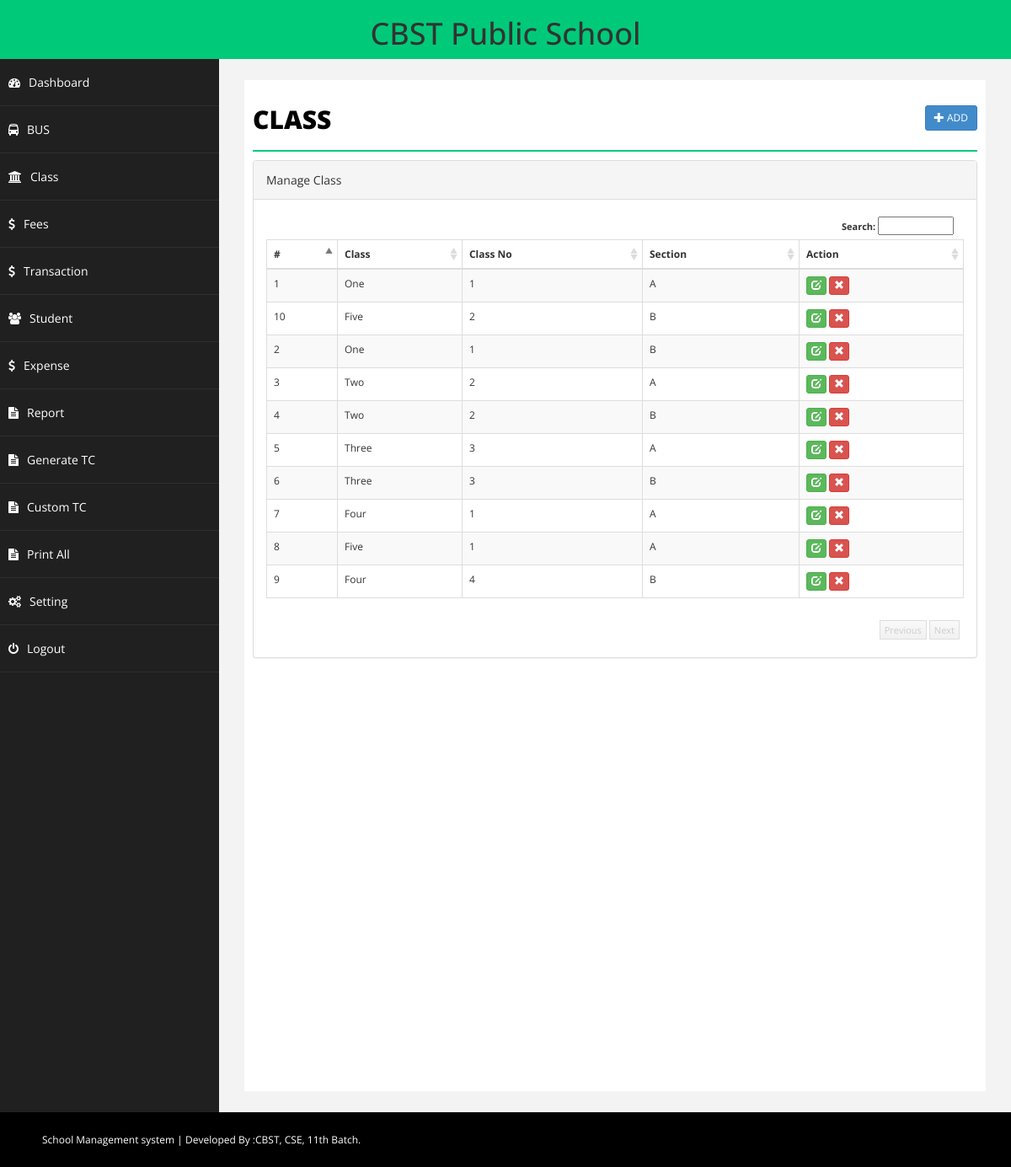
/branch.php (signed in), run on the app's committed database.
### tables this page shows
CREATE TABLE `branch` (
  `id` int(11) NOT NULL,
  `branch` varchar(20) NOT NULL,
  `address` int(5) NOT NULL,
  `detail` varchar(10) NOT NULL,
  `delete_status` enum('0','1') NOT NULL,
  `creation_date` timestamp NOT NULL DEFAULT CURRENT_TIMESTAMP,
  `updating_date` timestamp NOT NULL DEFAULT '0000-00-00 00:00:00' ON UPDATE CURRENT_TIMESTAMP
);

### branch.php (the view, shortened to what this page needs)
<?php
include("php/dbconnect.php");
$branch = '';
$address = '';
$detail = '';
$id = '';
$action = "add";
?>
<!DOCTYPE html>
<html xmlns="http://www.w3.org/1999/xhtml">
<head>
	<link href="css/bootstrap.css" rel="stylesheet" />
	<link href="css/font-awesome.css" rel="stylesheet" />
	<link href="css/basic.css" rel="stylesheet" />
	<link href="css/custom.css" rel="stylesheet" />
</head>
<?php
include("php/header.php");
?>
<div id="page-wrapper">
	<div id="page-inner">
		<div class="row">
			<div class="col-md-12">
				<h1 class="page-head-line">Class
					<?php
					echo (isset($_GET['action']) && @$_GET['action'] == "add" || @$_GET['action'] == "edit") ?
						' <a href="branch.php" class="btn btn-primary btn-sm pull-right">Back <i class="glyphicon glyphicon-arrow-right"></i></a>' : '<a href="branch.php?action=add" class="btn btn-primary btn-sm pull-right"><i class="glyphicon glyphicon-plus"></i> Add </a>';
					?>
				</h1>
			</div>
		</div>
		<?php
		if (isset($_GET['action']) && @$_GET['action'] == "add" || @$_GET['action'] == "edit") {
		?>
			<script type="text/javascript" src="js/validation/jquery.validate.min.js"></script>
			<div class="row">
				<div class="col-sm-8 col-sm-offset-2">
					<div class="panel panel-primary">
						<div class="panel-heading">
							<?php echo ($action == "add") ? "Add Class" : "Edit Class"; ?>
						</div>
						<form action="branch.php" method="post" id="signupForm1" class="form-horizontal">
							<div class="panel-body">
								<div class="form-group">
									<label class="col-sm-2 control-label" for="Old">Class </label>
									<div class="col-sm-10">
										<input type="text" class="form-control" id="branch" name="branch" value="<?php echo $branch; ?>" />
									</div>
								</div>
								<div class="form-group">
									<label class="col-sm-2 control-label" for="Password"> Class No </label>
									<div class="col-sm-10">
										<input type="text" id="address" name="address" value="<?php echo $address; ?>" />
									</div>
								</div>
								<div class="form-group">
									<label class="col-sm-2 control-label" for="Confirm"> Secton</label>
									<div class="col-sm-10">
										<input type="text" name="detail" id="detail" value="<?php echo $detail; ?>" />
									</div>
								</div>
								<div class="form-group">
									<div class="col-sm-8 col-sm-offset-2">
										<input type="hidden" name="id" value="<?php echo $id; ?>">
										<input type="hidden" name="action" value="<?php echo $action; ?>">
										<button type="submit" name="save" class="btn btn-primary">Save </button>
									</div>
								</div>
							</div>
						</form>
					</div>
				</div>
			</div>
			<script type="text/javascript">
				$(document).ready(function() {
					if ($("#signupForm1").length > 0) {
						$("#signupForm1").validate({
							rules: {
								branch: "required",
								address: "required"
							},
							messages: {
								branch: "Please enter branch name",
								address: "Please enter address"
							},
							errorElement: "em",
							errorPlacement: function(error, element) {
								// Add the `help-block` class to the error element
								error.addClass("help-block");
								// Add `has-feedback` class to the parent div.form-group
								// in order to add icons to inputs
								element.parents(".col-sm-10").addClass("has-feedback");
								if (element.prop("type") === "checkbox") {
									error.insertAfter(element.parent("label"));
								} else {
									error.insertAfter(element);
								}
								// Add the span element, if doesn't exists, and apply the icon classes to it.
								if (!element.next("span")[0]) {
									$("<span class='glyphicon glyphicon-remove form-control-feedback'></span>").insertAfter(element);
								}
							},
							success: function(label, element) {
								// Add the span element, if doesn't exists, and apply the icon classes to it.
								if (!$(element).next("span")[0]) {
									$("<span class='glyphicon glyphicon-ok form-control-feedback'></span>").insertAfter($(element));
								}
							},
							highlight: function(element, errorClass, validClass) {
								$(element).parents(".col-sm-10").addClass("has-error").removeClass("has-success");
								$(element).next("span").addClass("glyphicon-remove").removeClass("glyphicon-ok");
							},
							unhighlight: function(element, errorClass, validClass) {
								$(element).parents(".col-sm-10").addClass("has-success").removeClass("has-error");
								$(element).next("span").addClass("glyphicon-ok").removeClass("glyphicon-remove");
							}
						});
					}
				});
			</script>
		<?php
		} else {
		?>
			<link href="css/datatable/datatable.css" rel="stylesheet" />
			<div class="panel panel-default">
				<div class="panel-heading">
					Manage Class
				</div>
				<div class="panel-body">
					<div class="table-sorting table-responsive">
						<table class="table table-striped table-bordered table-hover" id="tSortable22">
							<thead>
								<tr>
									<th>#</th>
									<th>Class</th>
									<th>Class No</th>
									<th>Section</th>
									<?php if ($_SESSION['rainbow_role'] == 'admin') : ?>
										<th>Action</th>
									<?php endif ?>
								</tr>
							</thead>
							<tbody>
								<?php
								$sql = "select * from branch where delete_status='0'";
								$q = $conn->query($sql);
								$i = 1; ?>
								<?php foreach ($q as $key => $value) : ?>
									<tr>
										<td><?php echo $key + 1; ?></td>
										<td><?php echo $value['branch']; ?></td>
										<td><?php echo $value['address']; ?></td>
										<td><?php echo $value['detail']; ?></td>
										<?php if ($_SESSION['rainbow_role'] == 'admin') : ?>
											<td>
												<a href="branch.php?action=edit&id=<?php echo $value['id'] ?>" class="btn btn-success btn-xs"><span class="glyphicon glyphicon-edit"></span></a>
												<a onclick="return confirm('Are you sure you want to delete this record');" href="branch.php?action=delete&id=<?php echo $value['id'] ?>" class="btn btn-danger btn-xs"><span class="glyphicon glyphicon-remove"></span></a>
											</td>
										<?php endif ?>
									</tr>
								<?php endforeach ?>
							</tbody>
						</table>
					</div>
				</div>
			</div>
		<?php
		}
		?>
	</div>
</div>
</div>
<?php include_once 'php/footer.php'; ?>

### php/header.php (shortened to what this page needs)
<body>
    <div id="wrapper">
        <nav class="navbar navbar-default navbar-cls-top " role="navigation" style="margin-bottom: 0">
            <h1>
                <center> CBST Public School</center>
            </h1>
        </nav>
        <nav class="navbar-default navbar-side" role="navigation">
            <div class="sidebar-collapse">
                <ul class="nav" id="main-menu">
                    <li>
                        <a href="index.php"><i class="fa fa-dashboard "></i>Dashboard</a>
                    </li>
                    <li>
                        <a href="bus/index.php"><i class="fa fa-bus "></i>BUS</a>
                    </li>
                    <li>
                        <a href="branch.php"><i class="fa fa-university "></i>Class</a>
                    </li>
                    <li>
                        <a href="fees.php"><i class="fa fa-dollar "></i>Fees</a>
                    </li>
                    <li>
                        <a href="transaction_history.php"><i class="fa fa-dollar "></i>Transaction</a>
                    </li>
                    <?php if($_SESSION['rainbow_role'] == 'admin'): ?>
                    <li>
                        <a href="student.php"><i class="fa fa-users "></i>Student</a>
                    </li>
                    <li>
                        <a href="expense.php"><i class="fa fa-dollar "></i>Expense</a>
                    </li>
                    <li>
                        <a href="report.php"><i class="fa fa-file-text "></i>Report </a>
                    </li>
                    <li>
                        <a href="tc.php"><i class="fa fa-file-text "></i>Generate TC </a>
                    </li>
                    <li>
                        <a href="custom_tc.php"><i class="fa fa-file-text "></i>Custom TC </a>
                    </li>
                    <li>
                        <a href="student_log.php"><i class="fa fa-file-text "></i>Print All </a>
                    </li>
                    <?php endif ?>
                    <li>
                        <a href="setting.php"><i class="fa fa-cogs "></i>Setting</a>
                    </li>
                    <li>
                        <a href="logout.php"><i class="fa fa-power-off "></i>Logout</a>
                    </li>
                </ul>
            </div>
        </nav>

### php/footer.php (shortened to what this page needs)
 <div id="footer-sec">
       School Management system | Developed By :CBST, CSE, 11th Batch.
    </div>
</body>
</html>

### css/basic.css (style rules this page uses)
body { font-family: 'Open Sans', sans-serif; line-height:25px; }
#wrapper { width: 100%; background: #202020; }
#page-wrapper { padding: 15px 15px; min-height: 600px; background: #F3F3F3; }
#page-inner { width: 100%; margin: 10px 20px 10px 0px; background-color: #fff!important; padding: 10px; min-height: 1200px; }
.page-head-line { font-size: 30px; text-transform: uppercase; color: #000; font-weight: 800; padding-bottom: 20px; border-bottom: 2px solid #00CA79; margin-bottom: 10px; }
.sidebar-collapse, .sidebar-collapse .nav { background: none; }
.sidebar-collapse .nav { padding: 0; }
.sidebar-collapse .nav > li > a { color: #fff; background: #202020; text-shadow: none; padding: 15px 40px; border-bottom: 1px solid #2F2E31; }
.sidebar-collapse > .nav > li > a { padding: 15px 10px; }
.navbar-side { border: none; background-color: #202020; }
.navbar-cls-top { background: #00CA79; border-bottom: none; }
.navbar-default { border: 0px solid black; }
.nav > li > a > i { margin-right: 10px; }
#footer-sec { background-color:#000; padding:20px 50px; color:#fff; font-size:12px; }
@media (min-width:768px) { #page-wrapper { margin: 0 0 0 260px; padding: 15px 30px; min-height: 1200px; } }
@media (min-width:768px) { .navbar-side { z-index: 1; position: absolute; width: 260px; } }
@media (min-width:768px) { .navbar { border-radius: 0px; } }

### css/datatable/datatable.css (style rules this page uses)
.dataTable { float: left; }
.table-sorting { padding: 0px; position: relative; font-size: 12px; background-color: #FFF; }
.table-sorting .table { border-top: 1px solid #DDD; border-bottom: 1px solid #DDD; }
.table-sorting .sorting_asc { background: url('../../img/datatable/sort_asc.png') no-repeat center right; cursor: pointer; }
.table-sorting .sorting { background: url('../../img/datatable/sort_both.png') no-repeat center right; cursor: pointer; }

### data on the page
branch: branch "One", address "1", detail "A"
branch: branch "One", address "1", detail "B"
branch: branch "Two", address "2", detail "A"
branch: branch "Two", address "2", detail "B"
branch: branch "Three", address "3", detail "A"
branch: branch "Three", address "3", detail "B"
branch: branch "Four", address "1", detail "A"
branch: branch "Five", address "1", detail "A"
branch: branch "Four", address "4", detail "B"
branch: branch "Five", address "2", detail "B"
